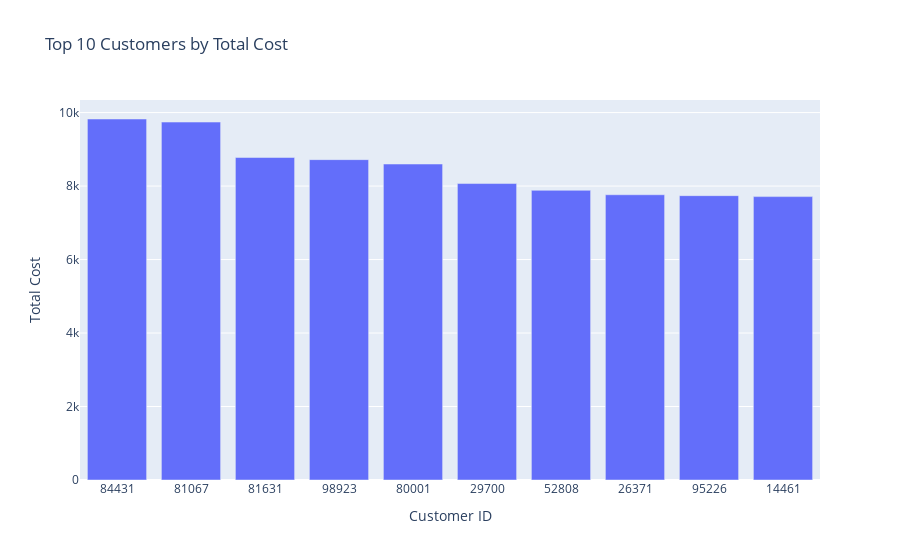

The notebook cell this image was saved under:
### Code cell
# Top 10 customers by total Total cost
cleaned_data["CustomerID"]=cleaned_data["CustomerID"].astype(str)
top10_customers = cleaned_data.groupby("CustomerID")["TotalCost"].sum() 
top10_customers= top10_customers.sort_values(ascending=False).head(10)
top10_customers
fig4=px.bar(top10_customers.reset_index(), x='CustomerID', y='TotalCost', title='Top 10 Customers by Total Cost', labels={'CustomerID':'Customer ID', 'TotalCost':'Total Cost'})
fig4

### Figure 1 — Plotly figure (JSON) as saved in the notebook; plotly's stock layout.template omitted (floating-point values rounded to 4 significant figures)
{"data": [{"hovertemplate": "Customer ID=%{x}<br>Total Cost=%{y}<extra></extra>", "legendgroup": "", "marker": {"color": "#636efa", "pattern": {"shape": ""}}, "name": "", "orientation": "v", "showlegend": false, "textposition": "auto", "type": "bar", "x": ["84431", "81067", "81631", "98923", "80001", "29700", "52808", "26371", "95226", "14461"], "xaxis": "x", "y": [9825.0, 9741.0, 8776.0, 8719.0, 8600.0, 8068.0, 7884.0, 7763.0, 7738.0, 7713.0], "yaxis": "y"}], "layout": {"barmode": "relative", "legend": {"tracegroupgap": 0}, "title": {"text": "Top 10 Customers by Total Cost"}, "xaxis": {"anchor": "y", "domain": [0, 1], "title": {"text": "Customer ID"}}, "yaxis": {"anchor": "x", "domain": [0, 1], "title": {"text": "Total Cost"}}}}
